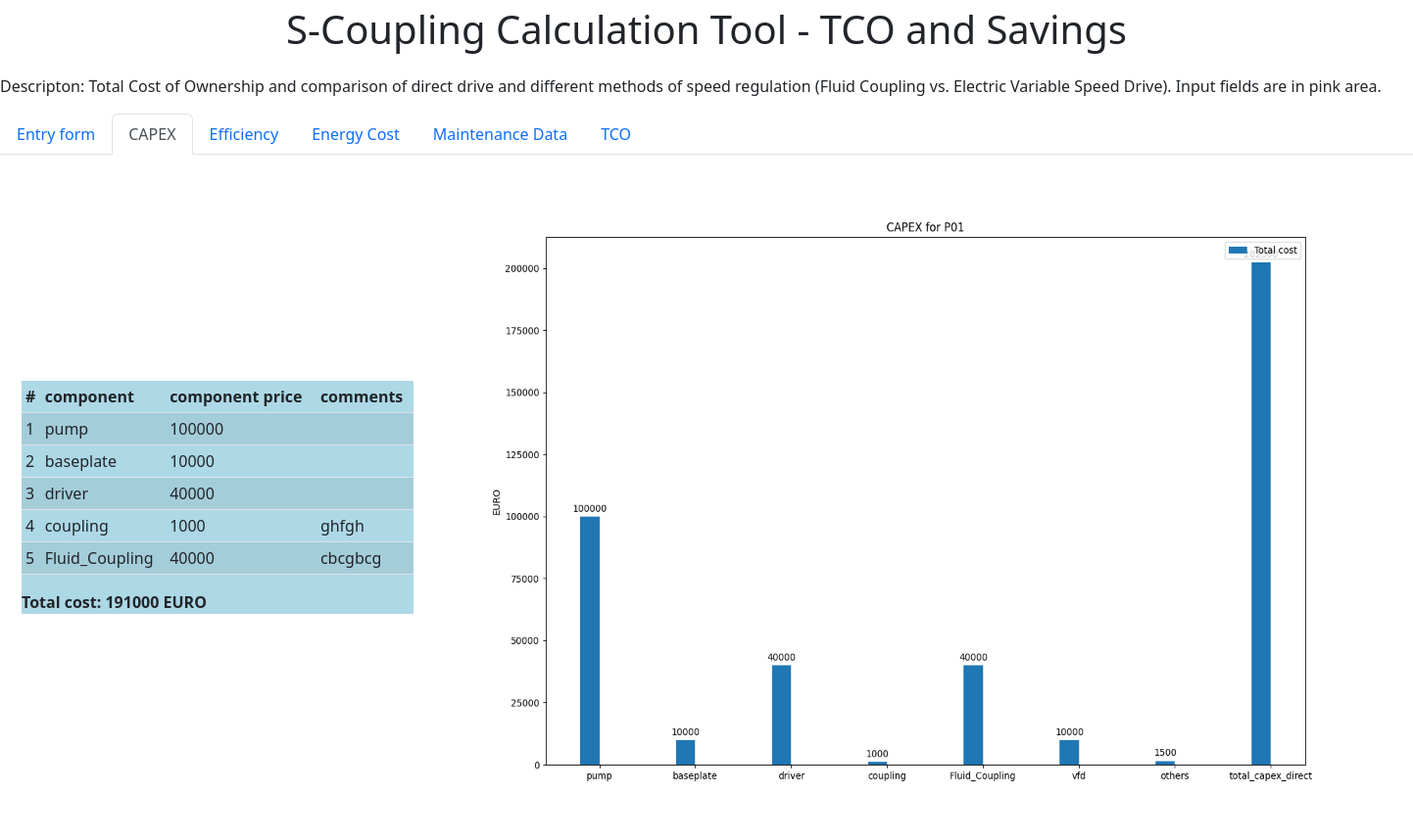
The app's page /capex, older data.
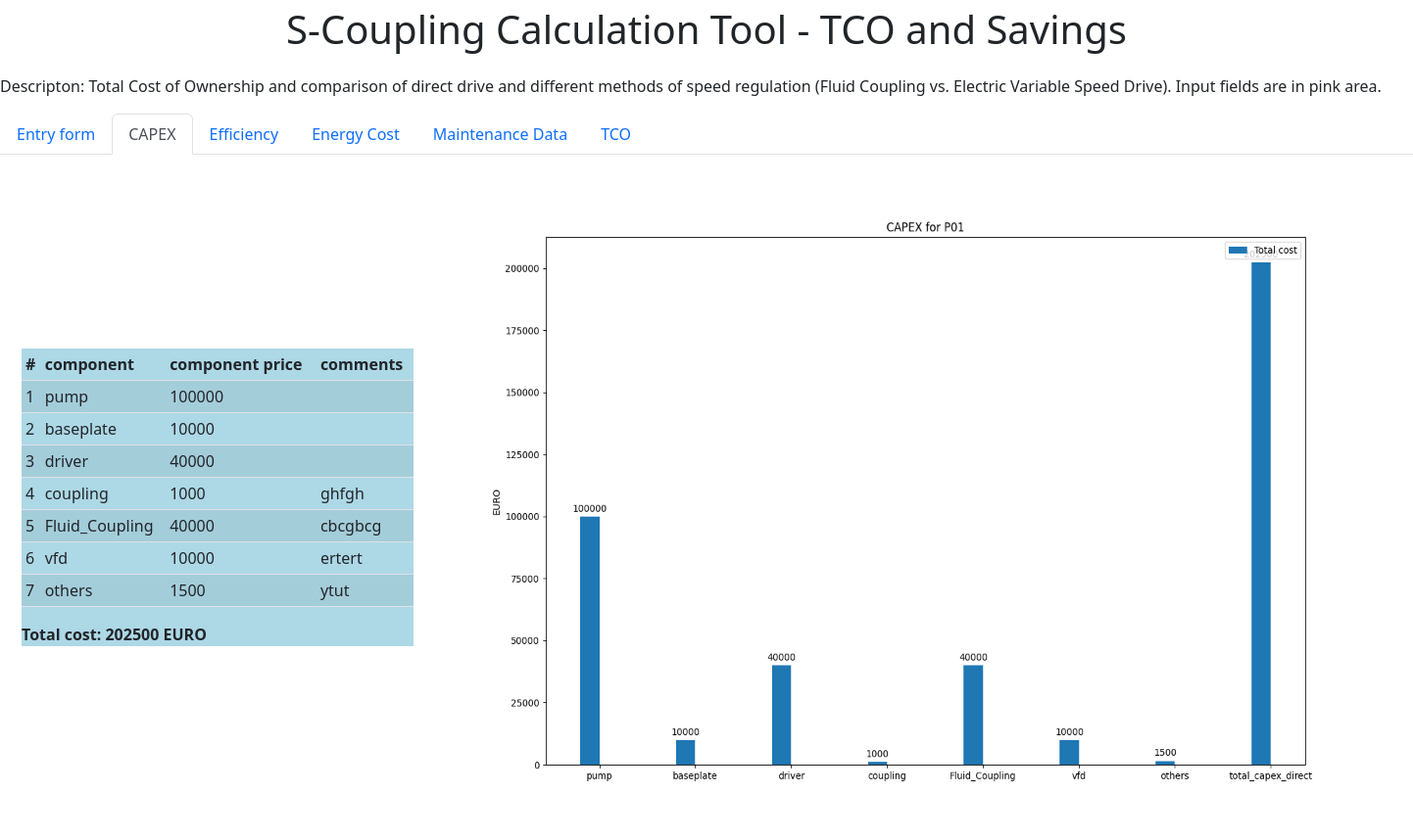
The same page, newer data.
### app.py (models this page shows, shortened)
class Component(db.Model):
    id=db.Column(db.Integer, primary_key=True)
    component = db.Column(db.String(30), nullable=False)
    comments = db.Column(db.String(30), nullable=False)
    component_price=db.Column(db.Integer, nullable=False)

### app.py (the view)
@app.route('/capex', methods=['POST','GET'])
def capex():
    unit_components = Component.query.all()
    generals = General.query.all()
    unit_name = generals[0].unit_name
    total_capex_direct=0
    direct=[]
    for i in range(len(unit_components)):
        total_capex_direct+=unit_components[i].component_price
        direct.append(unit_components[i].component_price)
    direct.append(total_capex_direct)
    labels=[]
    for j in range(len(unit_components)):
        labels.append(unit_components[j].component)
    labels.append('total_capex_direct')
    x = np.arange(len(labels))  # the label locations
    width = 0.20  # the width of the bars
    fig, ax = plt.subplots(figsize=(15,10))
    rects1 = ax.bar(x - width / 2, direct, width, label='Total cost')
    ax.set_ylabel('EURO')
    ax.set_title('CAPEX for '+unit_name)
    ax.set_xticks(x, labels)
    ax.legend()
    ax.bar_label(rects1, padding=3)
    fig.savefig('static/capex.png')  # save the figure to file
    plt.close(fig)
    try:
        return render_template('capex.html',x=x,unit_name=unit_name,unit_components=unit_components,total_capex_direct=total_capex_direct)
    except:
        return render_template('capex.html', unit_name=unit_name,unit_components=unit_components, total_capex_direct=total_capex_direct)

### templates/capex.html (shortened to what this page needs)
{% extends 'base.html'%}
{%block body%}
<ul class="nav nav-tabs" id="myTab" role="tablist">
  <li class="nav-item" role="presentation">
    <a class="nav-link" id="form" data-bs-toggle="tab" data-bs-target="#Entry form" type="button" role="tab" aria-controls="Entry form" aria-selected="false" href="/form_page">Entry form</a>
  </li>
  <li class="nav-item" role="presentation">
    <a class="nav-link active" id="capex" data-bs-toggle="tab" data-bs-target="#capex" type="button" role="tab" aria-controls="capex" aria-selected="true" href="/capex">CAPEX</a>
  </li>
  <li class="nav-item" role="presentation">
    <a class="nav-link" id="efficiency" data-bs-toggle="tab" data-bs-target="#efficiency" type="button" role="tab" aria-controls="efficiency" aria-selected="false" href="/efficiency">Efficiency</a>
  </li>
    <li class="energy" role="presentation">
    <a class="nav-link" id="energy" data-bs-toggle="tab" data-bs-target="#energy" type="button" role="tab" aria-controls="energy" aria-selected="false" href="/energy">Energy Cost</a>
  </li>
    <li class="energy" role="presentation">
    <a class="nav-link" id="maintenance" data-bs-toggle="tab" data-bs-target="#maintenance" type="button" role="tab" aria-controls="maintenance" aria-selected="false" href="/maintenance">Maintenance Data</a>
  </li>
    <li class="energy" role="presentation">
    <a class="nav-link" id="tco" data-bs-toggle="tab" data-bs-target="#tco" type="button" role="tab" aria-controls="tco" aria-selected="false" href="/tco">TCO</a>
  </li>
</ul>
<section class="container">
  <div class="tab">
<table class="table table-striped table-sm">
          <thead>
            <tr>
              <th scope="col">#</th>
              <th scope="col">component</th>
              <th scope="col">component price</th>
              <th scope="col">comments</th>
            </tr>
          </thead>
     <tbody>
     {% for i in unit_components %}
            <tr>
              <td class="counterCell"></td>
              <td>{{i.component}}</td>
              <td>{{i.component_price}}</td>
              <td>{{i.comments}}</td>
            </tr>
     {% endfor %}
          </tbody>
</table>
    <b>Total cost: {{total_capex_direct}} EURO</b><br>
  </div>
<div class="image">
<img src="{{url_for('static', filename='capex.png')}}" align="middle" alt="Capex pic" width="1000" height="700"/>
  </div>
</section>
{%endblock%}

Row changes from the older to the newer data that the page shows:
added Component: component "vfd", component_price "10000", comments "ertert"
added Component: component "others", component_price "1500", comments "ytut"
Text that changed along with them:
{{ total_capex_direct }}: "191000" → "202500"
